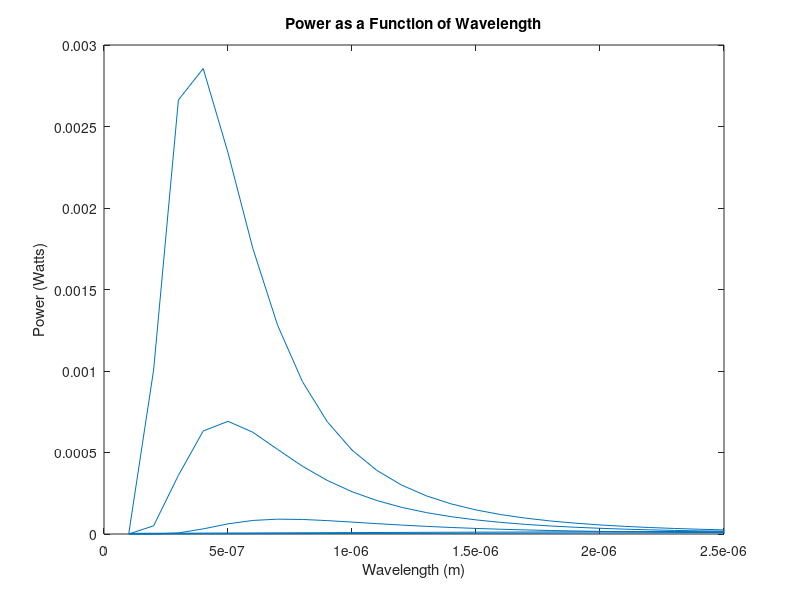

Write the MATLAB code that produced this figure.
function Plank()

% physical constants
h = 6.626*10^-34;
c = 2.998*10^8;
kb = 1.38*10^-23;

% plotting parameters
P_list = [];
T_list = [4000:2000:8000];
wavelengths = [0.1:0.1:2.5]*10^-6;
wave_list = [];
for i = 1:length(T_list)
    wave_list = [wave_list wavelengths];
end

% experimental parameters
del_lambda = 5*10^-9; % FWHM of spectral filter in nm
A_detector = 5*10^-6; % detector area in m^2
r = 0.3; % distance of 1 ft from detector to target in m
A_target = pi*(0.01/2)^2; % area of 10 mm diameter laser spot size in m^2
Omega = A_detector/r^2; % solid angle in sr

n = 0; % temp count
m = 0; % wavelength count
while n < length(T_list)
    while m < length(wavelengths)
        lambda1 = wavelengths(m+1) - del_lambda/2;
        lambda2 = wavelengths(m+1) + del_lambda/2;
        % spectral radiance in W/(m^3*sr)
        B = @(wavelength) (2.*h.*c^2./wavelength.^5)./(exp((h.*c)./(wavelength.*kb.*T_list(n+1)))-1);
        % integrated spectral radiance in  W/m^2*sr
        B_int = integral(B,lambda1,lambda2);
        P = B_int*Omega*A_target; % Power at T and wavelength in W
        P_list = [P_list P];
        m = m + 1;
    end
    m = 0;
    n = n + 1;
end

plot(wave_list,P_list)
title('Power as a Function of Wavelength')
xlabel('Wavelength (m)')
ylabel('Power (Watts)')

end
